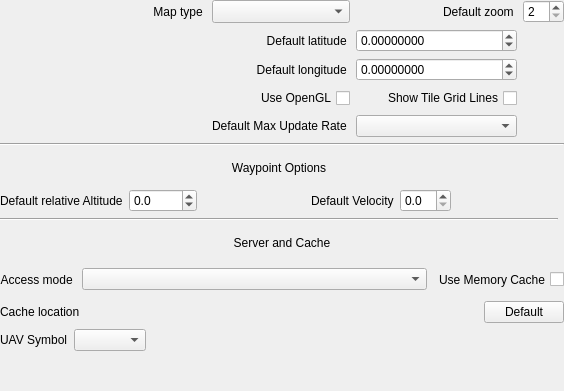
<?xml version="1.0" encoding="UTF-8"?>
<ui version="4.0">
 <class>OPMapGadgetOptionsPage</class>
 <widget class="QWidget" name="OPMapGadgetOptionsPage">
  <property name="geometry">
   <rect>
    <x>0</x>
    <y>0</y>
    <width>564</width>
    <height>391</height>
   </rect>
  </property>
  <property name="sizePolicy">
   <sizepolicy hsizetype="Preferred" vsizetype="Minimum">
    <horstretch>0</horstretch>
    <verstretch>0</verstretch>
   </sizepolicy>
  </property>
  <property name="minimumSize">
   <size>
    <width>445</width>
    <height>5</height>
   </size>
  </property>
  <property name="windowTitle">
   <string>Form</string>
  </property>
  <layout class="QVBoxLayout" name="verticalLayout">
   <property name="leftMargin">
    <number>0</number>
   </property>
   <property name="topMargin">
    <number>0</number>
   </property>
   <property name="rightMargin">
    <number>0</number>
   </property>
   <property name="bottomMargin">
    <number>0</number>
   </property>
   <item>
    <widget class="QScrollArea" name="scrollArea">
     <property name="frameShape">
      <enum>QFrame::NoFrame</enum>
     </property>
     <property name="frameShadow">
      <enum>QFrame::Plain</enum>
     </property>
     <property name="widgetResizable">
      <bool>true</bool>
     </property>
     <widget class="QWidget" name="scrollAreaWidgetContents">
      <property name="geometry">
       <rect>
        <x>0</x>
        <y>0</y>
        <width>549</width>
        <height>401</height>
       </rect>
      </property>
      <property name="sizePolicy">
       <sizepolicy hsizetype="Preferred" vsizetype="Expanding">
        <horstretch>0</horstretch>
        <verstretch>0</verstretch>
       </sizepolicy>
      </property>
      <layout class="QGridLayout" name="gridLayout">
       <property name="leftMargin">
        <number>0</number>
       </property>
       <property name="topMargin">
        <number>0</number>
       </property>
       <property name="rightMargin">
        <number>0</number>
       </property>
       <property name="bottomMargin">
        <number>0</number>
       </property>
       <item row="2" column="0">
        <widget class="QLabel" name="label_12">
         <property name="text">
          <string>Waypoint Options</string>
         </property>
         <property name="alignment">
          <set>Qt::AlignCenter</set>
         </property>
        </widget>
       </item>
       <item row="0" column="0" colspan="2">
        <layout class="QGridLayout" name="gridLayout_3" rowstretch="0,0,0,0,0,0" rowminimumheight="22,22,22,0,22,0">
         <item row="2" column="0">
          <spacer name="horizontalSpacer_4">
           <property name="orientation">
            <enum>Qt::Horizontal</enum>
           </property>
           <property name="sizeHint" stdset="0">
            <size>
             <width>40</width>
             <height>20</height>
            </size>
           </property>
          </spacer>
         </item>
         <item row="0" column="0">
          <widget class="QLabel" name="label">
           <property name="text">
            <string>Map type </string>
           </property>
           <property name="alignment">
            <set>Qt::AlignRight|Qt::AlignTrailing|Qt::AlignVCenter</set>
           </property>
          </widget>
         </item>
         <item row="0" column="2">
          <widget class="QComboBox" name="providerComboBox">
           <property name="sizePolicy">
            <sizepolicy hsizetype="Preferred" vsizetype="Preferred">
             <horstretch>0</horstretch>
             <verstretch>0</verstretch>
            </sizepolicy>
           </property>
           <property name="minimumSize">
            <size>
             <width>0</width>
             <height>0</height>
            </size>
           </property>
           <property name="cursor">
            <cursorShape>OpenHandCursor</cursorShape>
           </property>
           <property name="maxVisibleItems">
            <number>15</number>
           </property>
           <property name="frame">
            <bool>true</bool>
           </property>
          </widget>
         </item>
         <item row="0" column="3">
          <widget class="QLabel" name="label_2">
           <property name="text">
            <string>Default zoom </string>
           </property>
           <property name="alignment">
            <set>Qt::AlignRight|Qt::AlignTrailing|Qt::AlignVCenter</set>
           </property>
          </widget>
         </item>
         <item row="0" column="4">
          <widget class="QSpinBox" name="zoomSpinBox">
           <property name="sizePolicy">
            <sizepolicy hsizetype="Minimum" vsizetype="Preferred">
             <horstretch>0</horstretch>
             <verstretch>0</verstretch>
            </sizepolicy>
           </property>
           <property name="minimumSize">
            <size>
             <width>0</width>
             <height>0</height>
            </size>
           </property>
           <property name="maximumSize">
            <size>
             <width>50</width>
             <height>16777215</height>
            </size>
           </property>
           <property name="frame">
            <bool>true</bool>
           </property>
           <property name="minimum">
            <number>2</number>
           </property>
           <property name="maximum">
            <number>18</number>
           </property>
          </widget>
         </item>
         <item row="1" column="2">
          <widget class="QLabel" name="label_3">
           <property name="text">
            <string>Default latitude </string>
           </property>
           <property name="alignment">
            <set>Qt::AlignRight|Qt::AlignTrailing|Qt::AlignVCenter</set>
           </property>
          </widget>
         </item>
         <item row="1" column="3">
          <widget class="QDoubleSpinBox" name="latitudeSpinBox">
           <property name="sizePolicy">
            <sizepolicy hsizetype="Minimum" vsizetype="Preferred">
             <horstretch>0</horstretch>
             <verstretch>0</verstretch>
            </sizepolicy>
           </property>
           <property name="minimumSize">
            <size>
             <width>120</width>
             <height>0</height>
            </size>
           </property>
           <property name="frame">
            <bool>true</bool>
           </property>
           <property name="decimals">
            <number>8</number>
           </property>
           <property name="minimum">
            <double>-90.000000000000000</double>
           </property>
           <property name="maximum">
            <double>90.000000000000000</double>
           </property>
          </widget>
         </item>
         <item row="2" column="2">
          <widget class="QLabel" name="label_4">
           <property name="text">
            <string>Default longitude </string>
           </property>
           <property name="alignment">
            <set>Qt::AlignRight|Qt::AlignTrailing|Qt::AlignVCenter</set>
           </property>
          </widget>
         </item>
         <item row="2" column="3">
          <widget class="QDoubleSpinBox" name="longitudeSpinBox">
           <property name="sizePolicy">
            <sizepolicy hsizetype="Minimum" vsizetype="Preferred">
             <horstretch>0</horstretch>
             <verstretch>0</verstretch>
            </sizepolicy>
           </property>
           <property name="minimumSize">
            <size>
             <width>120</width>
             <height>0</height>
            </size>
           </property>
           <property name="frame">
            <bool>true</bool>
           </property>
           <property name="decimals">
            <number>8</number>
           </property>
           <property name="minimum">
            <double>-180.000000000000000</double>
           </property>
           <property name="maximum">
            <double>180.000000000000000</double>
           </property>
          </widget>
         </item>
         <item row="4" column="3">
          <widget class="QCheckBox" name="checkBoxShowTileGridLines">
           <property name="enabled">
            <bool>true</bool>
           </property>
           <property name="sizePolicy">
            <sizepolicy hsizetype="Minimum" vsizetype="Preferred">
             <horstretch>0</horstretch>
             <verstretch>0</verstretch>
            </sizepolicy>
           </property>
           <property name="minimumSize">
            <size>
             <width>161</width>
             <height>0</height>
            </size>
           </property>
           <property name="mouseTracking">
            <bool>true</bool>
           </property>
           <property name="layoutDirection">
            <enum>Qt::RightToLeft</enum>
           </property>
           <property name="text">
            <string>Show Tile Grid Lines</string>
           </property>
          </widget>
         </item>
         <item row="4" column="2">
          <widget class="QCheckBox" name="checkBoxUseOpenGL">
           <property name="enabled">
            <bool>true</bool>
           </property>
           <property name="sizePolicy">
            <sizepolicy hsizetype="Minimum" vsizetype="Preferred">
             <horstretch>0</horstretch>
             <verstretch>0</verstretch>
            </sizepolicy>
           </property>
           <property name="minimumSize">
            <size>
             <width>0</width>
             <height>0</height>
            </size>
           </property>
           <property name="layoutDirection">
            <enum>Qt::RightToLeft</enum>
           </property>
           <property name="text">
            <string>Use OpenGL</string>
           </property>
          </widget>
         </item>
         <item row="5" column="3">
          <widget class="QComboBox" name="maxUpdateRateComboBox"/>
         </item>
         <item row="5" column="2">
          <widget class="QLabel" name="label_9">
           <property name="text">
            <string>Default Max Update Rate </string>
           </property>
           <property name="alignment">
            <set>Qt::AlignRight|Qt::AlignTrailing|Qt::AlignVCenter</set>
           </property>
          </widget>
         </item>
        </layout>
       </item>
       <item row="3" column="0">
        <layout class="QHBoxLayout" name="horizontalLayout_4" stretch="0,0,0,0,0,0">
         <item>
          <widget class="QLabel" name="label_10">
           <property name="sizePolicy">
            <sizepolicy hsizetype="Maximum" vsizetype="Preferred">
             <horstretch>0</horstretch>
             <verstretch>0</verstretch>
            </sizepolicy>
           </property>
           <property name="text">
            <string>Default relative Altitude</string>
           </property>
          </widget>
         </item>
         <item>
          <widget class="QDoubleSpinBox" name="defaultWaypointAltitude">
           <property name="decimals">
            <number>1</number>
           </property>
           <property name="minimum">
            <double>-1000.000000000000000</double>
           </property>
           <property name="maximum">
            <double>1000.000000000000000</double>
           </property>
          </widget>
         </item>
         <item>
          <spacer name="horizontalSpacer_3">
           <property name="orientation">
            <enum>Qt::Horizontal</enum>
           </property>
           <property name="sizeHint" stdset="0">
            <size>
             <width>40</width>
             <height>20</height>
            </size>
           </property>
          </spacer>
         </item>
         <item>
          <widget class="QLabel" name="label_11">
           <property name="sizePolicy">
            <sizepolicy hsizetype="Maximum" vsizetype="Preferred">
             <horstretch>0</horstretch>
             <verstretch>0</verstretch>
            </sizepolicy>
           </property>
           <property name="text">
            <string>Default Velocity</string>
           </property>
          </widget>
         </item>
         <item>
          <widget class="QDoubleSpinBox" name="defaultWaypointVelocity">
           <property name="decimals">
            <number>1</number>
           </property>
           <property name="maximum">
            <double>50.000000000000000</double>
           </property>
          </widget>
         </item>
         <item>
          <spacer name="horizontalSpacer_2">
           <property name="orientation">
            <enum>Qt::Horizontal</enum>
           </property>
           <property name="sizeHint" stdset="0">
            <size>
             <width>40</width>
             <height>20</height>
            </size>
           </property>
          </spacer>
         </item>
        </layout>
       </item>
       <item row="9" column="0" colspan="2">
        <layout class="QHBoxLayout" name="horizontalLayout_2">
         <item>
          <widget class="QLabel" name="label_8">
           <property name="sizePolicy">
            <sizepolicy hsizetype="Maximum" vsizetype="Preferred">
             <horstretch>0</horstretch>
             <verstretch>0</verstretch>
            </sizepolicy>
           </property>
           <property name="text">
            <string>UAV Symbol</string>
           </property>
          </widget>
         </item>
         <item>
          <widget class="QComboBox" name="uavSymbolComboBox">
           <property name="sizePolicy">
            <sizepolicy hsizetype="Maximum" vsizetype="Fixed">
             <horstretch>0</horstretch>
             <verstretch>0</verstretch>
            </sizepolicy>
           </property>
          </widget>
         </item>
         <item>
          <spacer name="horizontalSpacer">
           <property name="orientation">
            <enum>Qt::Horizontal</enum>
           </property>
           <property name="sizeHint" stdset="0">
            <size>
             <width>40</width>
             <height>20</height>
            </size>
           </property>
          </spacer>
         </item>
        </layout>
       </item>
       <item row="7" column="0" colspan="2">
        <layout class="QHBoxLayout" name="horizontalLayout">
         <item>
          <widget class="QLabel" name="label_6">
           <property name="text">
            <string>Access mode </string>
           </property>
           <property name="alignment">
            <set>Qt::AlignRight|Qt::AlignTrailing|Qt::AlignVCenter</set>
           </property>
          </widget>
         </item>
         <item>
          <widget class="QComboBox" name="accessModeComboBox">
           <property name="sizePolicy">
            <sizepolicy hsizetype="MinimumExpanding" vsizetype="Fixed">
             <horstretch>0</horstretch>
             <verstretch>0</verstretch>
            </sizepolicy>
           </property>
           <property name="minimumSize">
            <size>
             <width>160</width>
             <height>0</height>
            </size>
           </property>
           <property name="cursor">
            <cursorShape>OpenHandCursor</cursorShape>
           </property>
           <property name="frame">
            <bool>true</bool>
           </property>
          </widget>
         </item>
         <item>
          <widget class="QCheckBox" name="checkBoxUseMemoryCache">
           <property name="enabled">
            <bool>true</bool>
           </property>
           <property name="sizePolicy">
            <sizepolicy hsizetype="Minimum" vsizetype="Preferred">
             <horstretch>0</horstretch>
             <verstretch>0</verstretch>
            </sizepolicy>
           </property>
           <property name="minimumSize">
            <size>
             <width>0</width>
             <height>0</height>
            </size>
           </property>
           <property name="layoutDirection">
            <enum>Qt::RightToLeft</enum>
           </property>
           <property name="text">
            <string>Use Memory Cache</string>
           </property>
          </widget>
         </item>
        </layout>
       </item>
       <item row="8" column="0" colspan="2">
        <layout class="QHBoxLayout" name="horizontalLayout_3">
         <item>
          <widget class="QLabel" name="label_5">
           <property name="sizePolicy">
            <sizepolicy hsizetype="Minimum" vsizetype="Preferred">
             <horstretch>0</horstretch>
             <verstretch>0</verstretch>
            </sizepolicy>
           </property>
           <property name="text">
            <string>Cache location </string>
           </property>
          </widget>
         </item>
         <item>
          <widget class="Utils::PathChooser" name="lineEditCacheLocation" native="true">
           <property name="sizePolicy">
            <sizepolicy hsizetype="MinimumExpanding" vsizetype="Preferred">
             <horstretch>0</horstretch>
             <verstretch>0</verstretch>
            </sizepolicy>
           </property>
          </widget>
         </item>
         <item>
          <widget class="QPushButton" name="pushButtonCacheDefaults">
           <property name="sizePolicy">
            <sizepolicy hsizetype="Fixed" vsizetype="Fixed">
             <horstretch>0</horstretch>
             <verstretch>0</verstretch>
            </sizepolicy>
           </property>
           <property name="minimumSize">
            <size>
             <width>0</width>
             <height>0</height>
            </size>
           </property>
           <property name="cursor">
            <cursorShape>OpenHandCursor</cursorShape>
           </property>
           <property name="toolTip">
            <string>Restore default server and cache settings</string>
           </property>
           <property name="text">
            <string> Default </string>
           </property>
           <property name="checkable">
            <bool>false</bool>
           </property>
           <property name="checked">
            <bool>false</bool>
           </property>
           <property name="flat">
            <bool>false</bool>
           </property>
          </widget>
         </item>
        </layout>
       </item>
       <item row="5" column="0" colspan="2">
        <widget class="QLabel" name="label_7">
         <property name="text">
          <string>Server and Cache</string>
         </property>
         <property name="alignment">
          <set>Qt::AlignCenter</set>
         </property>
        </widget>
       </item>
       <item row="10" column="0">
        <spacer name="verticalSpacer">
         <property name="orientation">
          <enum>Qt::Vertical</enum>
         </property>
         <property name="sizeType">
          <enum>QSizePolicy::Preferred</enum>
         </property>
         <property name="sizeHint" stdset="0">
          <size>
           <width>20</width>
           <height>40</height>
          </size>
         </property>
        </spacer>
       </item>
       <item row="1" column="0" colspan="2">
        <widget class="Line" name="line">
         <property name="orientation">
          <enum>Qt::Horizontal</enum>
         </property>
        </widget>
       </item>
       <item row="4" column="0">
        <widget class="Line" name="line_2">
         <property name="orientation">
          <enum>Qt::Horizontal</enum>
         </property>
        </widget>
       </item>
      </layout>
     </widget>
    </widget>
   </item>
  </layout>
 </widget>
 <customwidgets>
  <customwidget>
   <class>Utils::PathChooser</class>
   <extends>QWidget</extends>
   <header>utils/pathchooser.h</header>
   <container>1</container>
  </customwidget>
 </customwidgets>
 <resources/>
 <connections/>
</ui>
